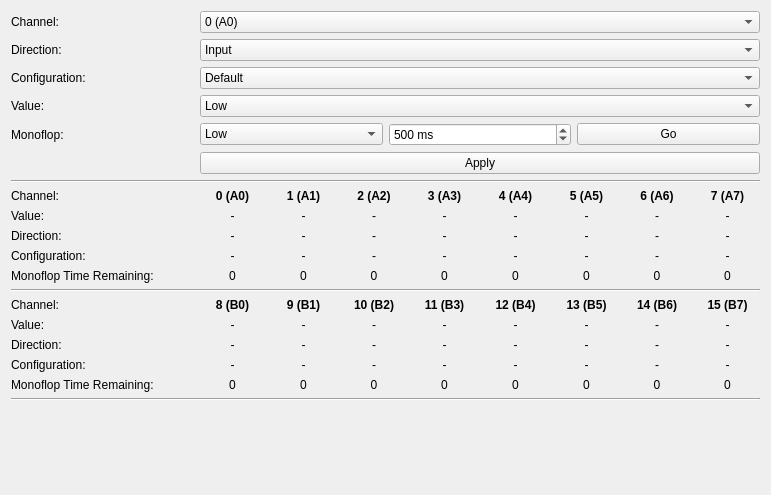
<?xml version="1.0" encoding="UTF-8"?>
<ui version="4.0">
 <class>IO16V2</class>
 <widget class="QWidget" name="IO16V2">
  <property name="geometry">
   <rect>
    <x>0</x>
    <y>0</y>
    <width>771</width>
    <height>495</height>
   </rect>
  </property>
  <property name="windowTitle">
   <string>Form</string>
  </property>
  <layout class="QVBoxLayout" name="verticalLayout">
   <item>
    <layout class="QGridLayout" name="gridLayout_5">
     <item row="4" column="2">
      <widget class="QSpinBox" name="sbox_monoflop_t">
       <property name="suffix">
        <string> ms</string>
       </property>
       <property name="minimum">
        <number>1</number>
       </property>
       <property name="maximum">
        <number>2147483647</number>
       </property>
       <property name="value">
        <number>500</number>
       </property>
      </widget>
     </item>
     <item row="12" column="0" colspan="4">
      <widget class="Line" name="line_2">
       <property name="orientation">
        <enum>Qt::Horizontal</enum>
       </property>
      </widget>
     </item>
     <item row="1" column="1" colspan="3">
      <widget class="QComboBox" name="cbox_cfg_ch_dir">
       <item>
        <property name="text">
         <string>Input</string>
        </property>
       </item>
       <item>
        <property name="text">
         <string>Output</string>
        </property>
       </item>
      </widget>
     </item>
     <item row="0" column="0">
      <widget class="QLabel" name="label_3">
       <property name="text">
        <string>Channel:</string>
       </property>
      </widget>
     </item>
     <item row="3" column="1" colspan="3">
      <widget class="QComboBox" name="cbox_cfg_ch_out_v">
       <item>
        <property name="text">
         <string>Low</string>
        </property>
       </item>
       <item>
        <property name="text">
         <string>High</string>
        </property>
       </item>
      </widget>
     </item>
     <item row="0" column="1" colspan="3">
      <widget class="QComboBox" name="cbox_cfg_ch">
       <item>
        <property name="text">
         <string>0 (A0)</string>
        </property>
       </item>
       <item>
        <property name="text">
         <string>1 (A1)</string>
        </property>
       </item>
       <item>
        <property name="text">
         <string>2 (A2)</string>
        </property>
       </item>
       <item>
        <property name="text">
         <string>3 (A3)</string>
        </property>
       </item>
       <item>
        <property name="text">
         <string>4 (A4)</string>
        </property>
       </item>
       <item>
        <property name="text">
         <string>5 (A5)</string>
        </property>
       </item>
       <item>
        <property name="text">
         <string>6 (A6)</string>
        </property>
       </item>
       <item>
        <property name="text">
         <string>7 (A7)</string>
        </property>
       </item>
       <item>
        <property name="text">
         <string>8 (B0)</string>
        </property>
       </item>
       <item>
        <property name="text">
         <string>9 (B1)</string>
        </property>
       </item>
       <item>
        <property name="text">
         <string>10 (B2)</string>
        </property>
       </item>
       <item>
        <property name="text">
         <string>11 (B3)</string>
        </property>
       </item>
       <item>
        <property name="text">
         <string>12 (B4)</string>
        </property>
       </item>
       <item>
        <property name="text">
         <string>13 (B5)</string>
        </property>
       </item>
       <item>
        <property name="text">
         <string>14 (B6)</string>
        </property>
       </item>
       <item>
        <property name="text">
         <string>15 (B7)</string>
        </property>
       </item>
      </widget>
     </item>
     <item row="2" column="1" colspan="3">
      <widget class="QComboBox" name="cbox_cfg_ch_in_v">
       <item>
        <property name="text">
         <string>Default</string>
        </property>
       </item>
       <item>
        <property name="text">
         <string>Pull-up</string>
        </property>
       </item>
      </widget>
     </item>
     <item row="14" column="0">
      <widget class="QLabel" name="label_30">
       <property name="text">
        <string>Value:</string>
       </property>
      </widget>
     </item>
     <item row="4" column="0">
      <widget class="QLabel" name="lbl_monoflop">
       <property name="text">
        <string>Monoflop:</string>
       </property>
      </widget>
     </item>
     <item row="2" column="0">
      <widget class="QLabel" name="lbl_cfg_ch_in_v">
       <property name="text">
        <string>Configuration:</string>
       </property>
      </widget>
     </item>
     <item row="6" column="0" colspan="4">
      <widget class="Line" name="line">
       <property name="orientation">
        <enum>Qt::Horizontal</enum>
       </property>
      </widget>
     </item>
     <item row="4" column="3">
      <widget class="QPushButton" name="btn_monoflop_go">
       <property name="text">
        <string>Go</string>
       </property>
      </widget>
     </item>
     <item row="4" column="1">
      <widget class="QComboBox" name="cbox_monoflop_v">
       <item>
        <property name="text">
         <string>Low</string>
        </property>
       </item>
       <item>
        <property name="text">
         <string>High</string>
        </property>
       </item>
      </widget>
     </item>
     <item row="5" column="1" colspan="3">
      <widget class="QPushButton" name="btn_cfg_ch_apply">
       <property name="text">
        <string>Apply</string>
       </property>
      </widget>
     </item>
     <item row="3" column="0">
      <widget class="QLabel" name="lbl_cfg_ch_out_v">
       <property name="text">
        <string>Value:</string>
       </property>
      </widget>
     </item>
     <item row="1" column="0">
      <widget class="QLabel" name="label_2">
       <property name="text">
        <string>Direction:</string>
       </property>
      </widget>
     </item>
     <item row="7" column="1" rowspan="5" colspan="3">
      <layout class="QGridLayout" name="gridLayout">
       <item row="3" column="2">
        <widget class="QLabel" name="lbl_st_ch2_cfg">
         <property name="text">
          <string>-</string>
         </property>
         <property name="textFormat">
          <enum>Qt::RichText</enum>
         </property>
         <property name="alignment">
          <set>Qt::AlignCenter</set>
         </property>
        </widget>
       </item>
       <item row="3" column="0">
        <widget class="QLabel" name="lbl_st_ch0_cfg">
         <property name="text">
          <string>-</string>
         </property>
         <property name="textFormat">
          <enum>Qt::RichText</enum>
         </property>
         <property name="alignment">
          <set>Qt::AlignCenter</set>
         </property>
        </widget>
       </item>
       <item row="1" column="1">
        <widget class="QLabel" name="lbl_st_ch1_v">
         <property name="text">
          <string>-</string>
         </property>
         <property name="alignment">
          <set>Qt::AlignCenter</set>
         </property>
        </widget>
       </item>
       <item row="1" column="0">
        <widget class="QLabel" name="lbl_st_ch0_v">
         <property name="text">
          <string>-</string>
         </property>
         <property name="alignment">
          <set>Qt::AlignCenter</set>
         </property>
        </widget>
       </item>
       <item row="3" column="3">
        <widget class="QLabel" name="lbl_st_ch3_cfg">
         <property name="text">
          <string>-</string>
         </property>
         <property name="textFormat">
          <enum>Qt::RichText</enum>
         </property>
         <property name="alignment">
          <set>Qt::AlignCenter</set>
         </property>
        </widget>
       </item>
       <item row="4" column="0">
        <widget class="QLabel" name="lbl_st_ch0_monoflop_t">
         <property name="text">
          <string>0</string>
         </property>
         <property name="alignment">
          <set>Qt::AlignCenter</set>
         </property>
        </widget>
       </item>
       <item row="2" column="3">
        <widget class="QLabel" name="lbl_st_ch3_d">
         <property name="text">
          <string>-</string>
         </property>
         <property name="alignment">
          <set>Qt::AlignCenter</set>
         </property>
        </widget>
       </item>
       <item row="4" column="2">
        <widget class="QLabel" name="lbl_st_ch2_monoflop_t">
         <property name="text">
          <string>0</string>
         </property>
         <property name="alignment">
          <set>Qt::AlignCenter</set>
         </property>
        </widget>
       </item>
       <item row="4" column="3">
        <widget class="QLabel" name="lbl_st_ch3_monoflop_t">
         <property name="text">
          <string>0</string>
         </property>
         <property name="alignment">
          <set>Qt::AlignCenter</set>
         </property>
        </widget>
       </item>
       <item row="4" column="1">
        <widget class="QLabel" name="lbl_st_ch1_monoflop_t">
         <property name="text">
          <string>0</string>
         </property>
         <property name="alignment">
          <set>Qt::AlignCenter</set>
         </property>
        </widget>
       </item>
       <item row="1" column="2">
        <widget class="QLabel" name="lbl_st_ch2_v">
         <property name="text">
          <string>-</string>
         </property>
         <property name="alignment">
          <set>Qt::AlignCenter</set>
         </property>
        </widget>
       </item>
       <item row="2" column="1">
        <widget class="QLabel" name="lbl_st_ch1_d">
         <property name="text">
          <string>-</string>
         </property>
         <property name="alignment">
          <set>Qt::AlignCenter</set>
         </property>
        </widget>
       </item>
       <item row="0" column="3">
        <widget class="QLabel" name="label_58">
         <property name="font">
          <font>
           <weight>75</weight>
           <bold>true</bold>
          </font>
         </property>
         <property name="text">
          <string>3 (A3)</string>
         </property>
         <property name="alignment">
          <set>Qt::AlignCenter</set>
         </property>
        </widget>
       </item>
       <item row="0" column="4">
        <widget class="QLabel" name="label">
         <property name="font">
          <font>
           <weight>75</weight>
           <bold>true</bold>
          </font>
         </property>
         <property name="text">
          <string>4 (A4)</string>
         </property>
         <property name="alignment">
          <set>Qt::AlignCenter</set>
         </property>
        </widget>
       </item>
       <item row="0" column="2">
        <widget class="QLabel" name="label_57">
         <property name="font">
          <font>
           <weight>75</weight>
           <bold>true</bold>
          </font>
         </property>
         <property name="text">
          <string>2 (A2)</string>
         </property>
         <property name="alignment">
          <set>Qt::AlignCenter</set>
         </property>
        </widget>
       </item>
       <item row="0" column="0">
        <widget class="QLabel" name="label_55">
         <property name="font">
          <font>
           <weight>75</weight>
           <bold>true</bold>
          </font>
         </property>
         <property name="text">
          <string>0 (A0)</string>
         </property>
         <property name="alignment">
          <set>Qt::AlignCenter</set>
         </property>
        </widget>
       </item>
       <item row="3" column="1">
        <widget class="QLabel" name="lbl_st_ch1_cfg">
         <property name="text">
          <string>-</string>
         </property>
         <property name="textFormat">
          <enum>Qt::RichText</enum>
         </property>
         <property name="alignment">
          <set>Qt::AlignCenter</set>
         </property>
        </widget>
       </item>
       <item row="2" column="2">
        <widget class="QLabel" name="lbl_st_ch2_d">
         <property name="text">
          <string>-</string>
         </property>
         <property name="alignment">
          <set>Qt::AlignCenter</set>
         </property>
        </widget>
       </item>
       <item row="0" column="1">
        <widget class="QLabel" name="label_56">
         <property name="font">
          <font>
           <weight>75</weight>
           <bold>true</bold>
          </font>
         </property>
         <property name="text">
          <string>1 (A1)</string>
         </property>
         <property name="alignment">
          <set>Qt::AlignCenter</set>
         </property>
        </widget>
       </item>
       <item row="1" column="3">
        <widget class="QLabel" name="lbl_st_ch3_v">
         <property name="text">
          <string>-</string>
         </property>
         <property name="alignment">
          <set>Qt::AlignCenter</set>
         </property>
        </widget>
       </item>
       <item row="2" column="0">
        <widget class="QLabel" name="lbl_st_ch0_d">
         <property name="text">
          <string>-</string>
         </property>
         <property name="alignment">
          <set>Qt::AlignCenter</set>
         </property>
        </widget>
       </item>
       <item row="0" column="6">
        <widget class="QLabel" name="label_8">
         <property name="font">
          <font>
           <weight>75</weight>
           <bold>true</bold>
          </font>
         </property>
         <property name="text">
          <string>6 (A6)</string>
         </property>
         <property name="alignment">
          <set>Qt::AlignCenter</set>
         </property>
        </widget>
       </item>
       <item row="0" column="7">
        <widget class="QLabel" name="label_9">
         <property name="font">
          <font>
           <weight>75</weight>
           <bold>true</bold>
          </font>
         </property>
         <property name="text">
          <string>7 (A7)</string>
         </property>
         <property name="alignment">
          <set>Qt::AlignCenter</set>
         </property>
        </widget>
       </item>
       <item row="0" column="5">
        <widget class="QLabel" name="label_6">
         <property name="font">
          <font>
           <weight>75</weight>
           <bold>true</bold>
          </font>
         </property>
         <property name="text">
          <string>5 (A5)</string>
         </property>
         <property name="alignment">
          <set>Qt::AlignCenter</set>
         </property>
        </widget>
       </item>
       <item row="1" column="4">
        <widget class="QLabel" name="lbl_st_ch4_v">
         <property name="text">
          <string>-</string>
         </property>
         <property name="alignment">
          <set>Qt::AlignCenter</set>
         </property>
        </widget>
       </item>
       <item row="1" column="5">
        <widget class="QLabel" name="lbl_st_ch5_v">
         <property name="text">
          <string>-</string>
         </property>
         <property name="alignment">
          <set>Qt::AlignCenter</set>
         </property>
        </widget>
       </item>
       <item row="1" column="6">
        <widget class="QLabel" name="lbl_st_ch6_v">
         <property name="text">
          <string>-</string>
         </property>
         <property name="alignment">
          <set>Qt::AlignCenter</set>
         </property>
        </widget>
       </item>
       <item row="1" column="7">
        <widget class="QLabel" name="lbl_st_ch7_v">
         <property name="text">
          <string>-</string>
         </property>
         <property name="alignment">
          <set>Qt::AlignCenter</set>
         </property>
        </widget>
       </item>
       <item row="2" column="4">
        <widget class="QLabel" name="lbl_st_ch4_d">
         <property name="text">
          <string>-</string>
         </property>
         <property name="alignment">
          <set>Qt::AlignCenter</set>
         </property>
        </widget>
       </item>
       <item row="2" column="5">
        <widget class="QLabel" name="lbl_st_ch5_d">
         <property name="text">
          <string>-</string>
         </property>
         <property name="alignment">
          <set>Qt::AlignCenter</set>
         </property>
        </widget>
       </item>
       <item row="2" column="6">
        <widget class="QLabel" name="lbl_st_ch6_d">
         <property name="text">
          <string>-</string>
         </property>
         <property name="alignment">
          <set>Qt::AlignCenter</set>
         </property>
        </widget>
       </item>
       <item row="2" column="7">
        <widget class="QLabel" name="lbl_st_ch7_d">
         <property name="text">
          <string>-</string>
         </property>
         <property name="alignment">
          <set>Qt::AlignCenter</set>
         </property>
        </widget>
       </item>
       <item row="3" column="4">
        <widget class="QLabel" name="lbl_st_ch4_cfg">
         <property name="text">
          <string>-</string>
         </property>
         <property name="alignment">
          <set>Qt::AlignCenter</set>
         </property>
        </widget>
       </item>
       <item row="3" column="5">
        <widget class="QLabel" name="lbl_st_ch5_cfg">
         <property name="text">
          <string>-</string>
         </property>
         <property name="alignment">
          <set>Qt::AlignCenter</set>
         </property>
        </widget>
       </item>
       <item row="3" column="6">
        <widget class="QLabel" name="lbl_st_ch6_cfg">
         <property name="text">
          <string>-</string>
         </property>
         <property name="alignment">
          <set>Qt::AlignCenter</set>
         </property>
        </widget>
       </item>
       <item row="3" column="7">
        <widget class="QLabel" name="lbl_st_ch7_cfg">
         <property name="text">
          <string>-</string>
         </property>
         <property name="alignment">
          <set>Qt::AlignCenter</set>
         </property>
        </widget>
       </item>
       <item row="4" column="4">
        <widget class="QLabel" name="lbl_st_ch4_monoflop_t">
         <property name="text">
          <string>0</string>
         </property>
         <property name="alignment">
          <set>Qt::AlignCenter</set>
         </property>
        </widget>
       </item>
       <item row="4" column="5">
        <widget class="QLabel" name="lbl_st_ch5_monoflop_t">
         <property name="text">
          <string>0</string>
         </property>
         <property name="alignment">
          <set>Qt::AlignCenter</set>
         </property>
        </widget>
       </item>
       <item row="4" column="6">
        <widget class="QLabel" name="lbl_st_ch6_monoflop_t">
         <property name="text">
          <string>0</string>
         </property>
         <property name="alignment">
          <set>Qt::AlignCenter</set>
         </property>
        </widget>
       </item>
       <item row="4" column="7">
        <widget class="QLabel" name="lbl_st_ch7_monoflop_t">
         <property name="text">
          <string>0</string>
         </property>
         <property name="alignment">
          <set>Qt::AlignCenter</set>
         </property>
        </widget>
       </item>
      </layout>
     </item>
     <item row="9" column="0">
      <widget class="QLabel" name="label_7">
       <property name="text">
        <string>Direction:</string>
       </property>
      </widget>
     </item>
     <item row="13" column="1" rowspan="5" colspan="3">
      <layout class="QGridLayout" name="gridLayout_2">
       <item row="0" column="6">
        <widget class="QLabel" name="label_44">
         <property name="font">
          <font>
           <weight>75</weight>
           <bold>true</bold>
          </font>
         </property>
         <property name="text">
          <string>14 (B6)</string>
         </property>
         <property name="textFormat">
          <enum>Qt::RichText</enum>
         </property>
         <property name="alignment">
          <set>Qt::AlignCenter</set>
         </property>
        </widget>
       </item>
       <item row="0" column="1">
        <widget class="QLabel" name="label_39">
         <property name="font">
          <font>
           <weight>75</weight>
           <bold>true</bold>
          </font>
         </property>
         <property name="text">
          <string>9 (B1)</string>
         </property>
         <property name="alignment">
          <set>Qt::AlignCenter</set>
         </property>
        </widget>
       </item>
       <item row="0" column="2">
        <widget class="QLabel" name="label_40">
         <property name="font">
          <font>
           <weight>75</weight>
           <bold>true</bold>
          </font>
         </property>
         <property name="text">
          <string>10 (B2)</string>
         </property>
         <property name="alignment">
          <set>Qt::AlignCenter</set>
         </property>
        </widget>
       </item>
       <item row="0" column="3">
        <widget class="QLabel" name="label_41">
         <property name="font">
          <font>
           <weight>75</weight>
           <bold>true</bold>
          </font>
         </property>
         <property name="text">
          <string>11 (B3)</string>
         </property>
         <property name="alignment">
          <set>Qt::AlignCenter</set>
         </property>
        </widget>
       </item>
       <item row="2" column="0">
        <widget class="QLabel" name="lbl_st_ch8_d">
         <property name="text">
          <string>-</string>
         </property>
         <property name="alignment">
          <set>Qt::AlignCenter</set>
         </property>
        </widget>
       </item>
       <item row="0" column="5">
        <widget class="QLabel" name="label_43">
         <property name="font">
          <font>
           <weight>75</weight>
           <bold>true</bold>
          </font>
         </property>
         <property name="text">
          <string>13 (B5)</string>
         </property>
         <property name="alignment">
          <set>Qt::AlignCenter</set>
         </property>
        </widget>
       </item>
       <item row="3" column="0">
        <widget class="QLabel" name="lbl_st_ch8_cfg">
         <property name="text">
          <string>-</string>
         </property>
         <property name="alignment">
          <set>Qt::AlignCenter</set>
         </property>
        </widget>
       </item>
       <item row="0" column="7">
        <widget class="QLabel" name="label_45">
         <property name="font">
          <font>
           <weight>75</weight>
           <bold>true</bold>
          </font>
         </property>
         <property name="text">
          <string>15 (B7)</string>
         </property>
         <property name="alignment">
          <set>Qt::AlignCenter</set>
         </property>
        </widget>
       </item>
       <item row="1" column="0">
        <widget class="QLabel" name="lbl_st_ch8_v">
         <property name="text">
          <string>-</string>
         </property>
         <property name="alignment">
          <set>Qt::AlignCenter</set>
         </property>
        </widget>
       </item>
       <item row="4" column="0">
        <widget class="QLabel" name="lbl_st_ch8_monoflop_t">
         <property name="text">
          <string>0</string>
         </property>
         <property name="alignment">
          <set>Qt::AlignCenter</set>
         </property>
        </widget>
       </item>
       <item row="0" column="4">
        <widget class="QLabel" name="label_42">
         <property name="font">
          <font>
           <weight>75</weight>
           <bold>true</bold>
          </font>
         </property>
         <property name="text">
          <string>12 (B4)</string>
         </property>
         <property name="alignment">
          <set>Qt::AlignCenter</set>
         </property>
        </widget>
       </item>
       <item row="1" column="1">
        <widget class="QLabel" name="lbl_st_ch9_v">
         <property name="text">
          <string>-</string>
         </property>
         <property name="alignment">
          <set>Qt::AlignCenter</set>
         </property>
        </widget>
       </item>
       <item row="2" column="1">
        <widget class="QLabel" name="lbl_st_ch9_d">
         <property name="text">
          <string>-</string>
         </property>
         <property name="alignment">
          <set>Qt::AlignCenter</set>
         </property>
        </widget>
       </item>
       <item row="3" column="1">
        <widget class="QLabel" name="lbl_st_ch9_cfg">
         <property name="text">
          <string>-</string>
         </property>
         <property name="alignment">
          <set>Qt::AlignCenter</set>
         </property>
        </widget>
       </item>
       <item row="4" column="1">
        <widget class="QLabel" name="lbl_st_ch9_monoflop_t">
         <property name="text">
          <string>0</string>
         </property>
         <property name="alignment">
          <set>Qt::AlignCenter</set>
         </property>
        </widget>
       </item>
       <item row="1" column="2">
        <widget class="QLabel" name="lbl_st_ch10_v">
         <property name="text">
          <string>-</string>
         </property>
         <property name="alignment">
          <set>Qt::AlignCenter</set>
         </property>
        </widget>
       </item>
       <item row="2" column="2">
        <widget class="QLabel" name="lbl_st_ch10_d">
         <property name="text">
          <string>-</string>
         </property>
         <property name="alignment">
          <set>Qt::AlignCenter</set>
         </property>
        </widget>
       </item>
       <item row="3" column="2">
        <widget class="QLabel" name="lbl_st_ch10_cfg">
         <property name="text">
          <string>-</string>
         </property>
         <property name="alignment">
          <set>Qt::AlignCenter</set>
         </property>
        </widget>
       </item>
       <item row="4" column="2">
        <widget class="QLabel" name="lbl_st_ch10_monoflop_t">
         <property name="text">
          <string>0</string>
         </property>
         <property name="alignment">
          <set>Qt::AlignCenter</set>
         </property>
        </widget>
       </item>
       <item row="1" column="3">
        <widget class="QLabel" name="lbl_st_ch11_v">
         <property name="text">
          <string>-</string>
         </property>
         <property name="alignment">
          <set>Qt::AlignCenter</set>
         </property>
        </widget>
       </item>
       <item row="1" column="4">
        <widget class="QLabel" name="lbl_st_ch12_v">
         <property name="text">
          <string>-</string>
         </property>
         <property name="alignment">
          <set>Qt::AlignCenter</set>
         </property>
        </widget>
       </item>
       <item row="1" column="5">
        <widget class="QLabel" name="lbl_st_ch13_v">
         <property name="text">
          <string>-</string>
         </property>
         <property name="alignment">
          <set>Qt::AlignCenter</set>
         </property>
        </widget>
       </item>
       <item row="1" column="6">
        <widget class="QLabel" name="lbl_st_ch14_v">
         <property name="text">
          <string>-</string>
         </property>
         <property name="alignment">
          <set>Qt::AlignCenter</set>
         </property>
        </widget>
       </item>
       <item row="1" column="7">
        <widget class="QLabel" name="lbl_st_ch15_v">
         <property name="text">
          <string>-</string>
         </property>
         <property name="alignment">
          <set>Qt::AlignCenter</set>
         </property>
        </widget>
       </item>
       <item row="2" column="3">
        <widget class="QLabel" name="lbl_st_ch11_d">
         <property name="text">
          <string>-</string>
         </property>
         <property name="alignment">
          <set>Qt::AlignCenter</set>
         </property>
        </widget>
       </item>
       <item row="3" column="3">
        <widget class="QLabel" name="lbl_st_ch11_cfg">
         <property name="text">
          <string>-</string>
         </property>
         <property name="alignment">
          <set>Qt::AlignCenter</set>
         </property>
        </widget>
       </item>
       <item row="4" column="3">
        <widget class="QLabel" name="lbl_st_ch11_monoflop_t">
         <property name="text">
          <string>0</string>
         </property>
         <property name="alignment">
          <set>Qt::AlignCenter</set>
         </property>
        </widget>
       </item>
       <item row="2" column="4">
        <widget class="QLabel" name="lbl_st_ch12_d">
         <property name="text">
          <string>-</string>
         </property>
         <property name="alignment">
          <set>Qt::AlignCenter</set>
         </property>
        </widget>
       </item>
       <item row="3" column="4">
        <widget class="QLabel" name="lbl_st_ch12_cfg">
         <property name="text">
          <string>-</string>
         </property>
         <property name="alignment">
          <set>Qt::AlignCenter</set>
         </property>
        </widget>
       </item>
       <item row="4" column="4">
        <widget class="QLabel" name="lbl_st_ch12_monoflop_t">
         <property name="text">
          <string>0</string>
         </property>
         <property name="alignment">
          <set>Qt::AlignCenter</set>
         </property>
        </widget>
       </item>
       <item row="2" column="5">
        <widget class="QLabel" name="lbl_st_ch13_d">
         <property name="text">
          <string>-</string>
         </property>
         <property name="alignment">
          <set>Qt::AlignCenter</set>
         </property>
        </widget>
       </item>
       <item row="3" column="5">
        <widget class="QLabel" name="lbl_st_ch13_cfg">
         <property name="text">
          <string>-</string>
         </property>
         <property name="alignment">
          <set>Qt::AlignCenter</set>
         </property>
        </widget>
       </item>
       <item row="4" column="5">
        <widget class="QLabel" name="lbl_st_ch13_monoflop_t">
         <property name="text">
          <string>0</string>
         </property>
         <property name="alignment">
          <set>Qt::AlignCenter</set>
         </property>
        </widget>
       </item>
       <item row="2" column="6">
        <widget class="QLabel" name="lbl_st_ch14_d">
         <property name="text">
          <string>-</string>
         </property>
         <property name="alignment">
          <set>Qt::AlignCenter</set>
         </property>
        </widget>
       </item>
       <item row="3" column="6">
        <widget class="QLabel" name="lbl_st_ch14_cfg">
         <property name="text">
          <string>-</string>
         </property>
         <property name="alignment">
          <set>Qt::AlignCenter</set>
         </property>
        </widget>
       </item>
       <item row="4" column="6">
        <widget class="QLabel" name="lbl_st_ch14_monoflop_t">
         <property name="text">
          <string>0</string>
         </property>
         <property name="alignment">
          <set>Qt::AlignCenter</set>
         </property>
        </widget>
       </item>
       <item row="2" column="7">
        <widget class="QLabel" name="lbl_st_ch15_d">
         <property name="text">
          <string>-</string>
         </property>
         <property name="alignment">
          <set>Qt::AlignCenter</set>
         </property>
        </widget>
       </item>
       <item row="3" column="7">
        <widget class="QLabel" name="lbl_st_ch15_cfg">
         <property name="text">
          <string>-</string>
         </property>
         <property name="alignment">
          <set>Qt::AlignCenter</set>
         </property>
        </widget>
       </item>
       <item row="4" column="7">
        <widget class="QLabel" name="lbl_st_ch15_monoflop_t">
         <property name="text">
          <string>0</string>
         </property>
         <property name="alignment">
          <set>Qt::AlignCenter</set>
         </property>
        </widget>
       </item>
       <item row="0" column="0">
        <widget class="QLabel" name="label_33">
         <property name="font">
          <font>
           <weight>75</weight>
           <bold>true</bold>
          </font>
         </property>
         <property name="text">
          <string>8 (B0)</string>
         </property>
         <property name="alignment">
          <set>Qt::AlignCenter</set>
         </property>
        </widget>
       </item>
      </layout>
     </item>
     <item row="18" column="0" colspan="4">
      <widget class="Line" name="line_4">
       <property name="orientation">
        <enum>Qt::Horizontal</enum>
       </property>
      </widget>
     </item>
     <item row="8" column="0">
      <widget class="QLabel" name="label_5">
       <property name="text">
        <string>Value:</string>
       </property>
      </widget>
     </item>
     <item row="11" column="0">
      <widget class="QLabel" name="label_15">
       <property name="text">
        <string>Monoflop Time Remaining:</string>
       </property>
      </widget>
     </item>
     <item row="10" column="0">
      <widget class="QLabel" name="label_4">
       <property name="text">
        <string>Configuration:</string>
       </property>
      </widget>
     </item>
     <item row="7" column="0">
      <widget class="QLabel" name="label_53">
       <property name="text">
        <string>Channel:</string>
       </property>
      </widget>
     </item>
     <item row="13" column="0">
      <widget class="QLabel" name="label_29">
       <property name="text">
        <string>Channel:</string>
       </property>
      </widget>
     </item>
     <item row="16" column="0">
      <widget class="QLabel" name="label_32">
       <property name="text">
        <string>Configuration:</string>
       </property>
      </widget>
     </item>
     <item row="17" column="0">
      <widget class="QLabel" name="label_35">
       <property name="text">
        <string>Monoflop Time Remaining:</string>
       </property>
      </widget>
     </item>
     <item row="15" column="0">
      <widget class="QLabel" name="label_31">
       <property name="text">
        <string>Direction:</string>
       </property>
      </widget>
     </item>
    </layout>
   </item>
   <item>
    <spacer name="verticalSpacer">
     <property name="orientation">
      <enum>Qt::Vertical</enum>
     </property>
     <property name="sizeHint" stdset="0">
      <size>
       <width>20</width>
       <height>0</height>
      </size>
     </property>
    </spacer>
   </item>
  </layout>
 </widget>
 <resources/>
 <connections/>
</ui>
